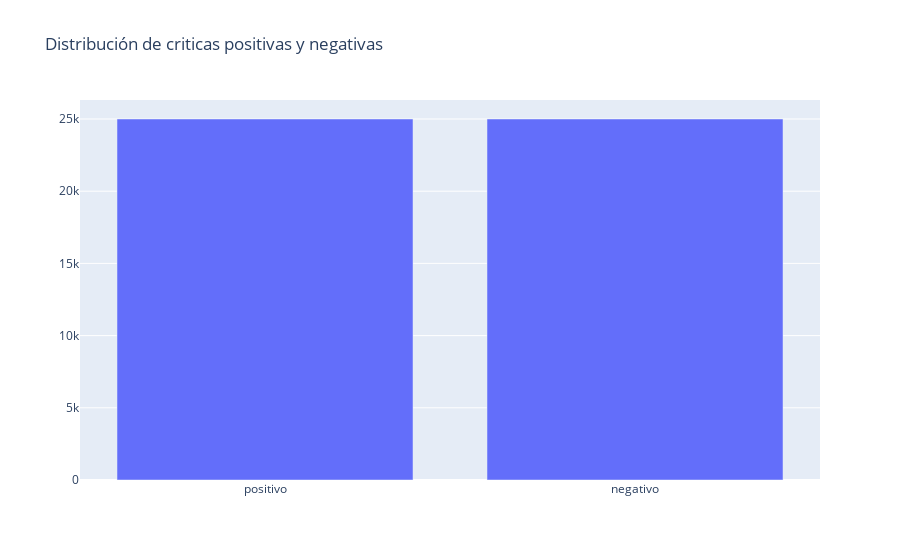

The notebook cell this image was saved under:
### Markdown cell above
# Visualización de los datos

### Code cell
x = ds['sentimiento'].value_counts()
fig = py.graph_objs.Figure([py.graph_objs.Bar(x=x.index, y=x.values)])
fig.update_layout(title_text='Distribución de criticas positivas y negativas')
fig.show()

### Figure 1 — Plotly figure (JSON) as saved in the notebook; plotly's stock layout.template omitted (floating-point values rounded to 4 significant figures)
{"data": [{"type": "bar", "x": ["positivo", "negativo"], "y": [25000, 25000]}], "layout": {"title": {"text": "Distribución de criticas positivas y negativas"}}}
